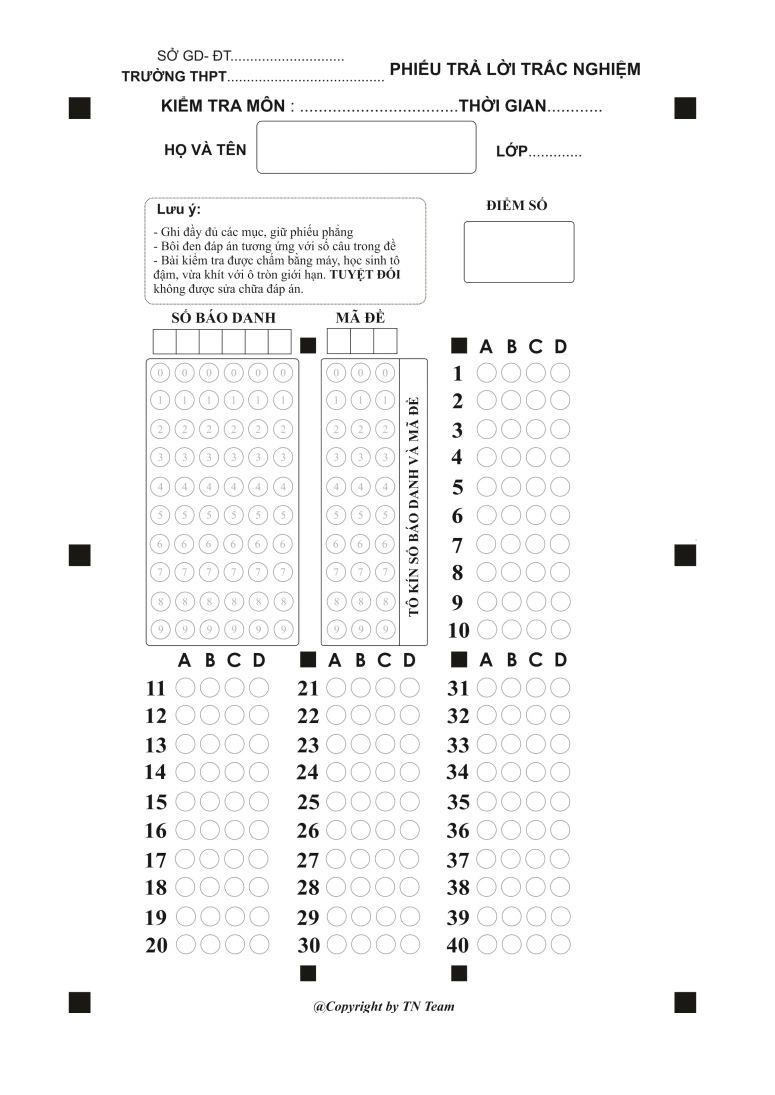
#> input picture phieu.png, 775 x 1095 px
$ python test.py
#> lines starting #> are read from the running program, lines starting #| are printed output that depends on the picture; after the words box and inside, x2 and y2 are one past the last pixel; in counts of white or black regions, pixels touching at a corner belong together
import cv2
import support
import numpy as np

img_origin = cv2.imread("phieu.png")
#> img_origin is the input picture: shape (1095, 775, 3); mean B, G, R 247.6, 247.7, 247.7
wOrigin = img_origin.shape[1]
#> wOrigin = 775
hOrigin = img_origin.shape[0]
#> hOrigin = 1095

color = [0,0,255]
cap = cv2.VideoCapture(1)
while True:
    _,img = cap.read()
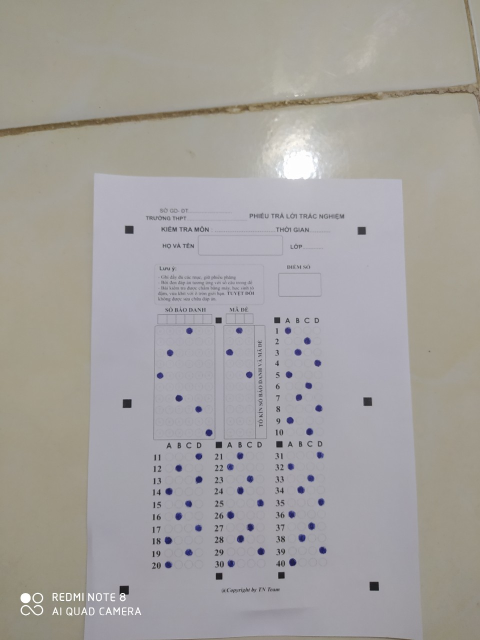
#> input picture phieu2.jpg, 960 x 1280 px, given in place of the camera (shown at 1/2 size)
#> img is the input picture: shape (1280, 960, 3); mean B, G, R 158.2, 160.7, 163.8
    width = 550
    w,h = img.shape[1],img.shape[0]
#> w = 960; h = 1280
    height = int((width*h)/w)
#> height = 733
    img = cv2.resize(img,(width,height))
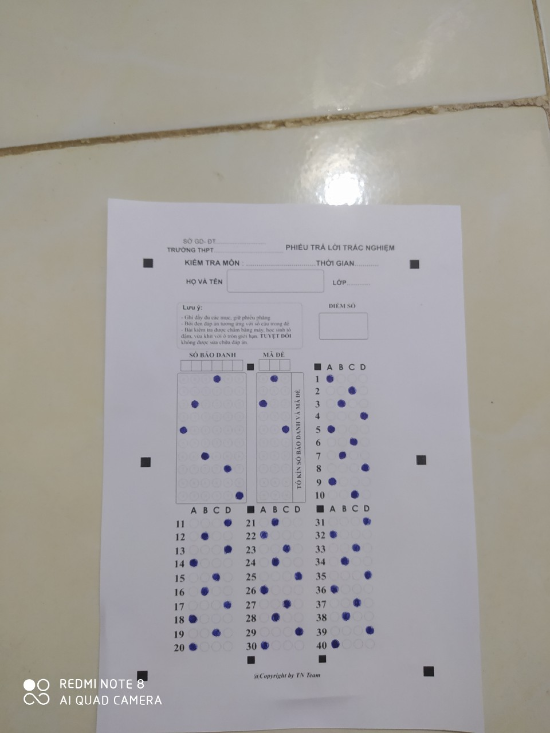
#> img: shape (733, 550, 3); mean B, G, R 158.1, 160.6, 163.8
    img_gray = cv2.cvtColor(img,cv2.COLOR_BGR2GRAY)


    img_canny = cv2.Canny(img_gray,400,550)
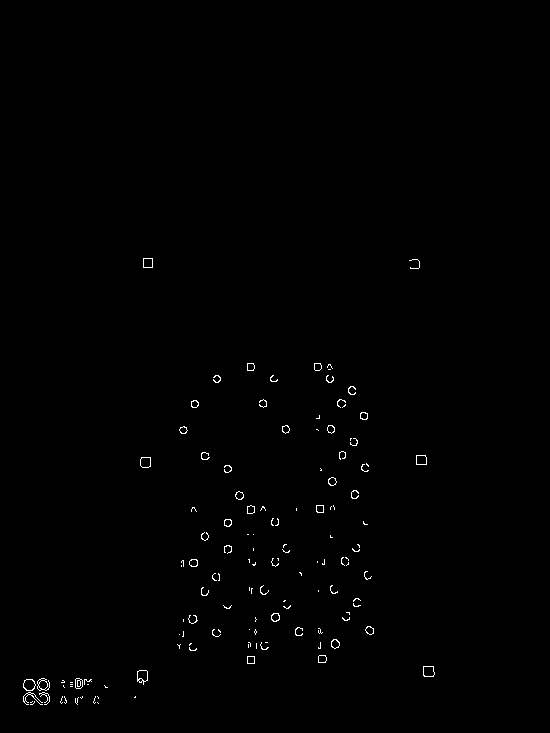
#> img_canny: shape (733, 550); 0.5% white in thin lines or dots, all inside (x1, y1, x2, y2) = (23, 258, 435, 705)
    img2 = img.copy()

    contour,_ = cv2.findContours(img_canny,cv2.RETR_EXTERNAL,cv2.CHAIN_APPROX_NONE)
#> contour = 133 contours, 106 with area under 20; largest, box (x1, y1, x2, y2) and area: (23, 679, 36, 691) 110, (137, 670, 148, 685) 107, (423, 666, 435, 677) 102, (140, 457, 151, 468) 95, (37, 678, 50, 691) 91
    list_contour = []
    for con in contour:
        area = cv2.contourArea(con)
        if area > 30 and area < 1000:
            peri = cv2.arcLength(con,True)
            approx = cv2.approxPolyDP(con,peri*0.02,True)
            # print(len(approx))
            if len(approx)  == 4 or len(approx) ==5:
                list_contour.append(con)
#> this loop made 133 passes
#> (area, peri, approx) on passes 26, 133: (49, 28, [[247, 656], [247, 663], [254, 663], [254, 656]]), (81, 36, [[143, 258], [143, 267], [152, 267], [152, 258]])
#> (area, peri) on passes 21, 22, 23, 24, 25, 27: (109.5, 39.56), (64, 30.49), (91, 69.94), (107, 49.31), (102.5, 40.24), (52.5, 28.24)
#> after the loop, list_contour = 5 contours; box (x1, y1, x2, y2) and area: (140, 457, 151, 468) 95, (416, 455, 427, 465) 88, (143, 258, 153, 268) 81, (247, 656, 255, 664) 49, (316, 505, 324, 513) 48
    cv2.drawContours(img2,list_contour,-1,(0,255,0),2)
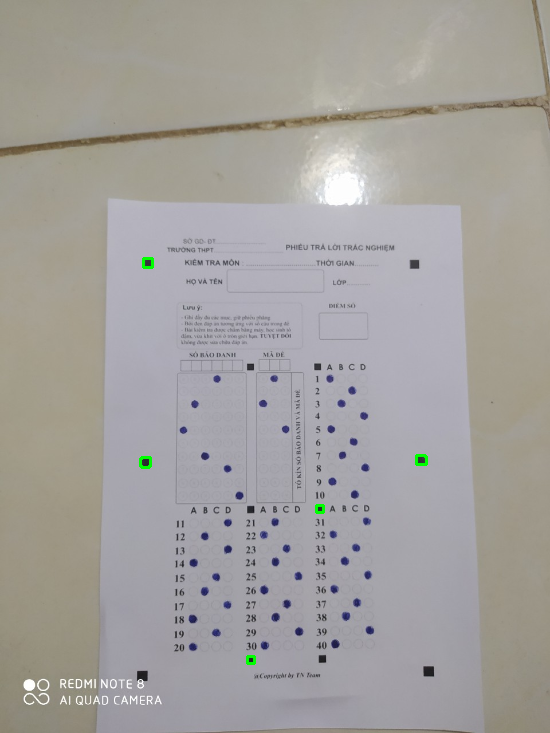
#> img2: shape (733, 550, 3); 0.12% of pixels changed, all inside (x1, y1, x2, y2) = (139, 257, 428, 665)
    cv2.imshow("..",img2)
    cv2.imshow("canny",img_canny)

    if len(list_contour) == 6:
        for i in range(len(list_contour)):
            corn = support.get_corn(list_contour[i])
            corn = np.array(corn)
            x = support.rearrage_point(corn)
            new_points = [[],[],[],[]]
            new_points[0] = corn[x[0][0]]
            new_points[1] = corn[x[1][0]]
            new_points[2] = corn[x[2][0]]
            new_points[3] = corn[x[3][0]]
            list_contour[i] = new_points

        list_contour = sorted(list_contour,key = support.total_point)
        print(len(list_contour))
        list_contour = np.array(list_contour)
        print(list_contour)
        cv2.waitKey(0)
        x_index = support.rearrage_point(list_contour.sum(1))
        print(x_index)
        print(list_contour.sum(1))
        x1 = list_contour[x_index[0][0]][3]
        x2 = list_contour[x_index[1][0]][2]
        x3 = list_contour[x_index[2][0]][1]
        x4 = list_contour[x_index[3][0]][0]
        print(x1,x2,x3,x4)


        pts1 = np.float32([x1,x2,x3,x4])
        pts2 = np.float32([[0,0],[width,0],[0,height],[width,height]])
        matrix = cv2.getPerspectiveTransform(pts1,pts2)
        imgwrap = cv2.warpPerspective(img_gray,matrix,(width,height))
        img_BD = imgwrap.copy()

        wrap_canny = cv2.Canny(imgwrap,300,550)
        cont,_ = cv2.findContours(wrap_canny,cv2.RETR_EXTERNAL,cv2.CHAIN_APPROX_NONE)
        ListCon = []
        for c in cont:
            area = cv2.contourArea(c)
            if area > 0:
                peri = cv2.arcLength(c,True)
                approx = cv2.approxPolyDP(c,peri*0.02,True)
                if len(approx) == 4 or len(approx) == 5:
                    ListCon.append(c)
        cv2.drawContours(imgwrap,ListCon,-1,(0,255,0),2)
        for i in range(len(ListCon)):
            corn = support.get_corn(ListCon[i])
            print(corn)
            corns = np.array(corn)
            x = support.rearrage_point(corns)
            new_points = [[],[],[],[]]
            new_points[0] = corn[x[0][0]]
            new_points[1] = corn[x[1][0]]
            new_points[2] = corn[x[2][0]]
            new_points[3] = corn[x[3][0]]
            ListCon[i] = new_points
        ListCon = sorted(ListCon,key=support.total_point)
        print(ListCon)
        d = ListCon[1][0][0] - ListCon[0][0][0]
        dv1 = int(d/6)
        dv3 = int(d/2)
        dv10 = dv1 * 10
        ##################################################################
        #Lay so bao danh
        wBD = 480
        hBD = 700
        numRow = 10
        numCow = 6


        x1 = [ListCon[0][0][0] - d,ListCon[0][0][1]]
        x4 = ListCon[2][0]
        x2 = [x4[0],x1[1]]
        x3 = [x1[0],x4[1]]
        print(x1,x2,x3,x4)
        pts1 = np.float32([x1,x2,x3,x4])
        pts2 = np.float32([[0,0],[wBD,0],[0,hBD],[wBD,hBD]])
        matrix = cv2.getPerspectiveTransform(pts1,pts2)
        imgBD = cv2.warpPerspective(img_BD,matrix,(wBD,hBD))
        cv2.imshow("SBD",imgBD)

        sub_imgs = support.split(imgBD,10,6)
        r,c = 0,0
        myList = np.zeros((10,6))
        for i in sub_imgs:
            myList[r][c] = cv2.countNonZero(i)
            c += 1
            if c == 6:
                c = 0
                r+= 1
        myList = myList.T
        SBD = []
        for i in range(0,6):
            arr = myList[i]
            index = np.where(arr == np.amax(arr))
            SBD.append(index[0][0])
        SBD = "".join(str(s) for s in SBD)
        print(SBD)
        ##################################################################
        # Lay ma de
        wD = 360
        hD = 500
        x1 = ListCon[0][3]
        x1[0] = x1[0] +4
        x4 = [x1[0] + dv3,ListCon[2][0][1]]
        x2 = [x4[0],x1[1]]
        x3 = [x1[0],x4[1]]
        pts1 = np.float32([x1,x2,x3,x4])
        pts2 = np.float32([[0,0],[wD,0],[0,hD],[wD,hD]])
        matrix = cv2.getPerspectiveTransform(pts1,pts2)
        imgD = cv2.warpPerspective(img_BD,matrix,(wD,hD))

        subMD = support.split(imgD,10,3)
        r,c = 0,0
        myList = np.zeros((10,3))
        for i in subMD:
            myList[r][c] = cv2.countNonZero(i)
            c += 1
            if c == 3:
                c = 0
                r+= 1
        myList = myList.T
        MD = []
        for i in range(0,3):
            arr = myList[i]
            index = np.where(arr == np.amax(arr))
            MD.append(index[0][0])
        MD = "".join(str(s) for s in MD)
        print(MD)
        cv2.imshow("MA DE",imgD)
        ##################################################################
        # cham diem
        score = []
        wS,hS = 200,600
        ###############################
        #frame 1 | 1->10


        getX = ListCon[1][3]
        x1 = [getX[0] +10,getX[1]]
        x4 = [x1[0] + dv1*4,ListCon[2][0][1]-10]
        x2 = [x4[0],x1[1]]
        x3 = [x1[0],x4[1]]
        # print(x1,x2,x3,x4)
        # cv2.rectangle(img_BD,x1,x4,(0,255,0))

        pts1 = np.float32([x1,x2,x3,x4])
        pts2 = np.float32([[0,0],[wS,0],[0,hS],[wS,hS]])
        matrix = cv2.getPerspectiveTransform(pts1,pts2)
        imgS1 = cv2.warpPerspective(img_BD,matrix,(wS,hS))

        subMS1= support.split(imgS1,10,4)
        r,c = 0,0
        myList = np.zeros((10,4))
        for i in subMS1:
            myList[r][c] = cv2.countNonZero(i)
            c += 1
            if c == 4:
                c = 0
                r+= 1
        j = 0

        for i in range(0,10):
            arr = myList[i]
            index = np.where(arr == np.amax(arr))
            score.append(index[0][0])


        cv2.imshow("1->10",imgS1)

        ###############################
        # frame 2 11 -> 20
        getX1 = ListCon[2][2]
        getX2 = ListCon[4][0]
        x1 = [getX1[0]-dv1*5,getX1[1]+10]
        x4 = [getX1[0]-dv1,getX2[1]-10]
        x2 = [x4[0],x1[1]]
        x3 = [x1[0],x4[1]]
        print(x1,x2,x3,x4)
        pts1 = np.float32([x1,x2,x3,x4])
        pts2 = np.float32([[0,0],[wS,0],[0,hS],[wS,hS]])
        matrix = cv2.getPerspectiveTransform(pts1,pts2)
        imgS2 = cv2.warpPerspective(img_BD,matrix,(wS,hS))
        cv2.imshow("11->20",imgS2)

        subMS2= support.split(imgS2,10,4)
        r,c = 0,0
        myList = np.zeros((10,4))
        for i in subMS2:
            myList[r][c] = cv2.countNonZero(i)
            c += 1
            if c == 4:
                c = 0
                r+= 1
        j = 0

        for i in range(0,10):
            arr = myList[i]
            index = np.where(arr == np.amax(arr))
            score.append(index[0][0])
        ###############################
        # frame 3 21 -> 30
        getX1 = ListCon[2][3]
        getX2 = ListCon[4][0]

        x1 = [getX1[0]+10,getX1[1]+10]
        x4 = [x1[0] + dv1*4,getX2[1]-10]
        x2 = [x4[0],x1[1]]
        x3 = [x1[0],x4[1]]
        print(x1,x2,x3,x4)
        pts1 = np.float32([x1,x2,x3,x4])
        pts2 = np.float32([[0,0],[wS,0],[0,hS],[wS,hS]])
        matrix = cv2.getPerspectiveTransform(pts1,pts2)
        imgS3 = cv2.warpPerspective(img_BD,matrix,(wS,hS))
        cv2.imshow("21 -> 30",imgS3)

        subMS3= support.split(imgS3,10,4)
        r,c = 0,0
        myList = np.zeros((10,4))
        for i in subMS3:
            myList[r][c] = cv2.countNonZero(i)
            c += 1
            if c == 4:
                c = 0
                r+= 1
        j = 0

        for i in range(0,10):
            arr = myList[i]
            index = np.where(arr == np.amax(arr))
            score.append(index[0][0])

        ###############################
        # frame 3 21 -> 30

        getX1 = ListCon[3][3]
        getX2 = ListCon[4][0]

        x1 = [getX1[0]+10,getX1[1]+10]
        x4 = [x1[0] + dv1 * 4, getX2[1]-10]
        x2 = [x4[0],x1[1]]
        x3 = [x1[0],x4[1]]
        print(x1,x2,x3,x4)
        pts1 = np.float32([x1,x2,x3,x4])
        pts2 = np.float32([[0,0],[wS,0],[0,hS],[wS,hS]])
        matrix = cv2.getPerspectiveTransform(pts1,pts2)
        imgS4 = cv2.warpPerspective(img_BD,matrix,(wS,hS))
        cv2.imshow("31 -> 40",imgS4)

        subMS4= support.split(imgS4,10,4)
        r,c = 0,0
        myList = np.zeros((10,4))
        for i in subMS4:
            myList[r][c] = cv2.countNonZero(i)
            c += 1
            if c == 4:
                c = 0
                r+= 1
        j = 0

        for i in range(0,10):
            arr = myList[i]
            index = np.where(arr == np.amax(arr))
            score.append(index[0][0])

        print(score)
        #cv2.imshow("test1",imgwrap)
        cv2.imshow("test",img_BD)
    if cv2.waitKey(1) and 0xff == 'q':
#> (key Esc is pressed here)
        break
